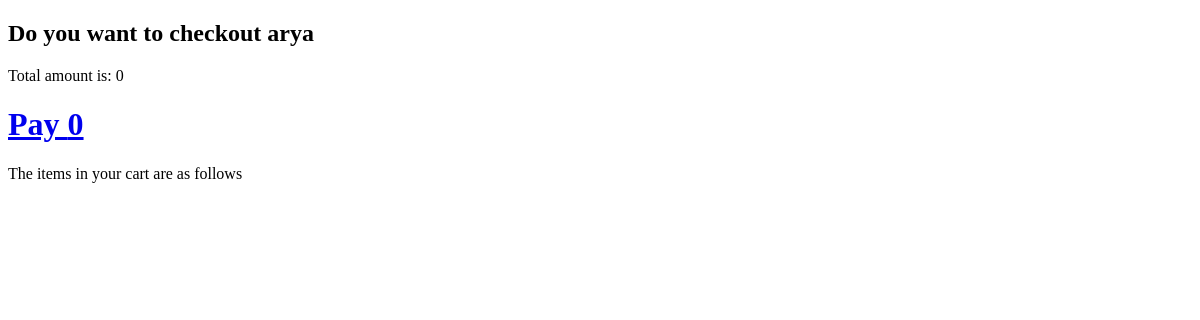
The app's page /checkout/3, older data.
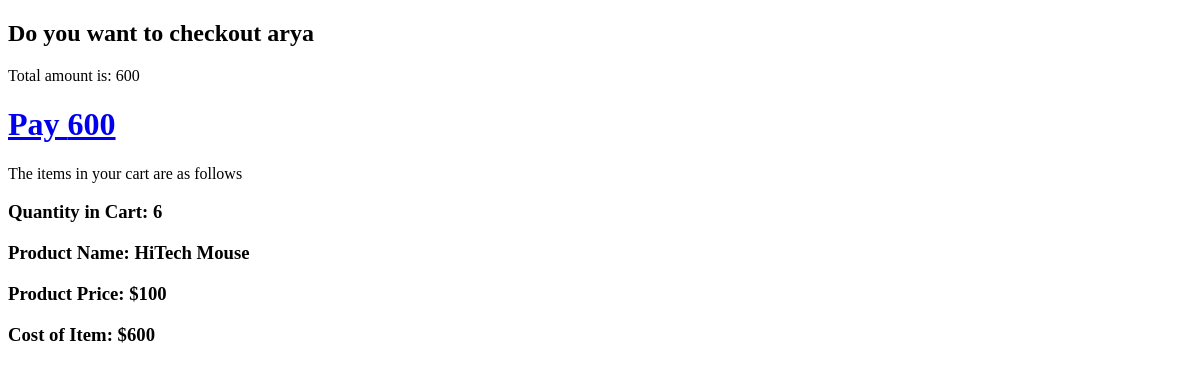
The same page, newer data.
### models.py (models this page shows)
class Cart(db.Model):
    id= db.Column(db.Integer, primary_key = True, autoincrement=True)
    user_id = db.Column(db.Integer, db.ForeignKey('user.id'), nullable=False)  # Define a foreign key to establish the relationship
    quantity = db.Column(db.Integer, nullable = False)
    date_created = db.Column(db.DateTime , default = datetime.now())
    is_purchased = db.Column(db.Integer, default= 0)
    product_id = db.Column(db.Integer, ForeignKey('product.id', ondelete='CASCADE'), nullable=False)
    car_product = relationship('Product', backref='cart', lazy=True)

class Product(db.Model):
        id = db.Column(db.Integer, primary_key = True, autoincrement=True)
        name = db.Column(db.String(200), nullable = False)
        price = db.Column(db.Integer, nullable = False)
        expiry_date = db.Column(db.DateTime , default = datetime.now())
        quantity_available = db.Column(db.Integer, nullable = False)
        section_id = db.Column(db.Integer, db.ForeignKey('section.id'), nullable=False)  # Define a foreign key to establish the relationship
        description = db.Column(db.String(200), nullable = False)

### main.py (the view)
@app.route('/checkout/<int:user_id>', methods=['GET', 'POST'])
def checkout(user_id):
    user=User.query.get_or_404(user_id)
    cart_items=Cart.query.filter_by(user_id=user_id).all()
    Total=0
    for item in cart_items:
        Total+=item.quantity*item.car_product.price
    return render_template('checkout.html',user=user,cart_items=cart_items,Total=Total)

### templates/checkout.html (shortened to what this page needs)
<!DOCTYPE html>
<html lang="en">
<head>
</head>
<body>
    <h2>Do you want to checkout {{user.username}}</h2>
    Total amount is: {{Total}}<br>
    <h1><a href="/buy/{{user.id}}" >Pay {{Total}}</a><br></h1>
    The items in your cart are as follows<br>
    {% for item in cart_items %}
    <div class="cart-item">
        <h3>Quantity in Cart: {{ item.quantity }}</h3>
        <h3>Product Name: {{ item.car_product.name }}</h3>
        <h3>Product Price: ${{ item.car_product.price }}</h3>
        <h3>Cost of Item: ${{ item.quantity * item.car_product.price }}</h3>
    </div>
{% endfor %}
</body>
</html>

Row changes from the older to the newer data that the page shows:
added Cart: quantity "6", car_product.name "HiTech Mouse", car_product.price "100", item.quantity*item.car_product.price "600"
Text that changed along with them:
{{ Total }}: "0" → "600"
